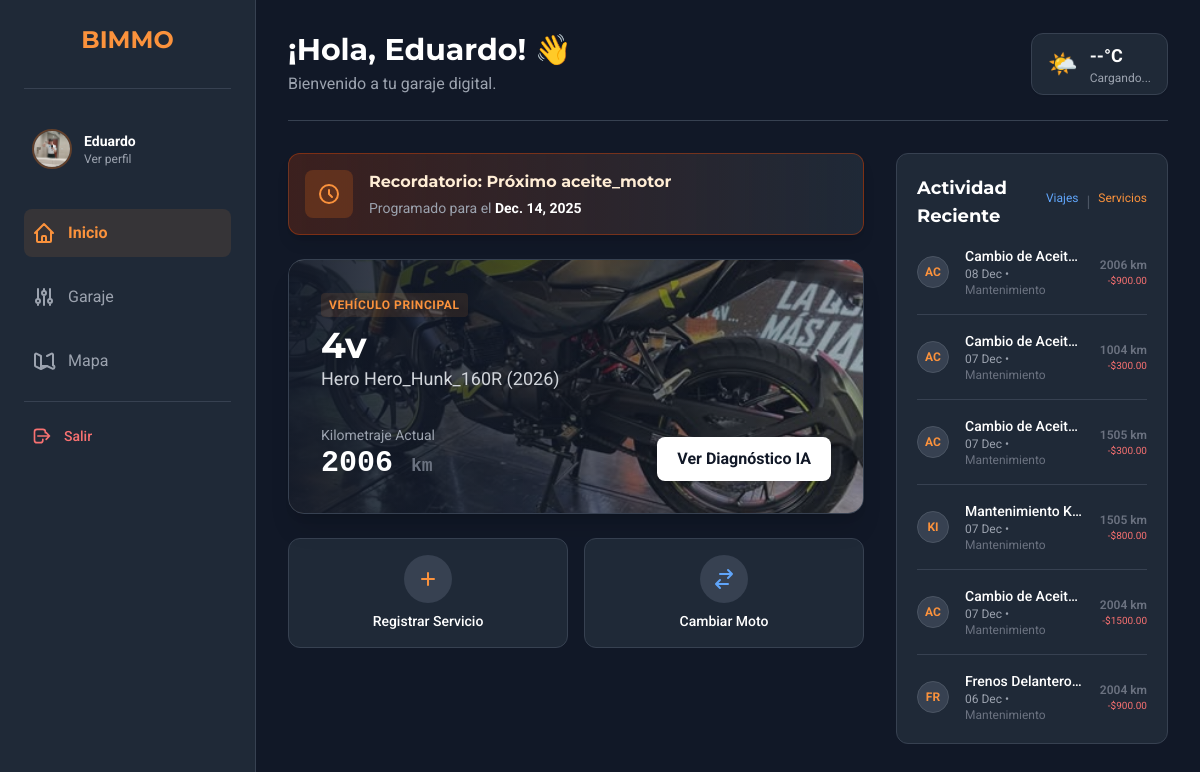
The page / (signed in) on the database as committed earlier.
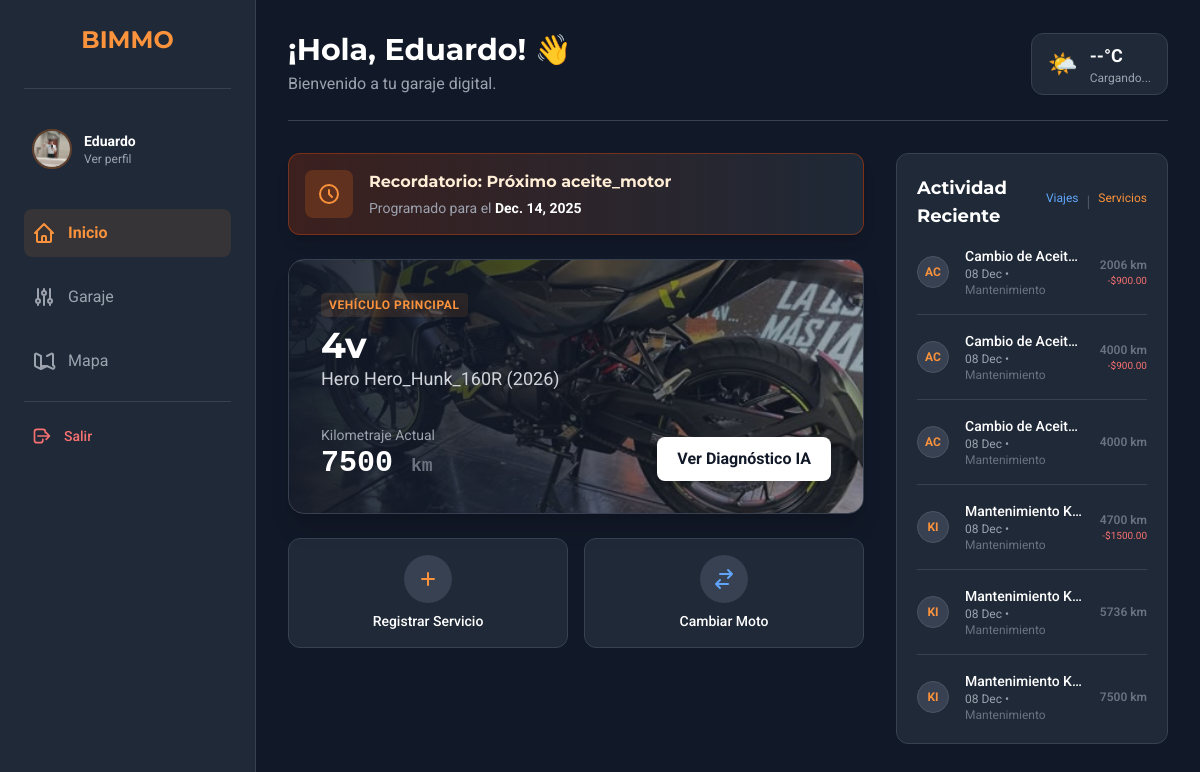
The same page on the database as committed later.
### app/models.py (models this page shows, shortened)
class MaintenanceReminder(models.Model):
    REMINDER_TYPE_CHOICES = [
        ('distance', 'Por Kilometraje'),
        ('date', 'Por Fecha'),
    ]
    motorcycle = models.ForeignKey(Motorcycle, on_delete=models.CASCADE, related_name='reminders')
    service_type = models.CharField(max_length=100, verbose_name="Servicio a Realizar") # Texto libre o vinculado a choices
    reminder_type = models.CharField(max_length=20, choices=REMINDER_TYPE_CHOICES, default='distance')
    next_service_at_mileage = models.IntegerField(null=True, blank=True, verbose_name="A los Km")
    next_service_date = models.DateField(null=True, blank=True, verbose_name="En la Fecha")
    is_active = models.BooleanField(default=True)
    created_at = models.DateTimeField(auto_now_add=True)

class Motorcycle(models.Model):
    owner = models.ForeignKey(User, on_delete=models.CASCADE, related_name='motorcycles')
    nickname = models.CharField(max_length=100, help_text="Apodo de tu moto (ej. La Furia)")
    make = models.CharField(max_length=100, verbose_name="Marca")
    model = models.CharField(max_length=100, verbose_name="Modelo")
    year = models.IntegerField(verbose_name="Año")
    plate_number = models.CharField(max_length=20, blank=True, null=True, verbose_name="Placa/Matrícula")
    mileage = models.IntegerField(default=0, verbose_name="Kilometraje Actual")
    photo = models.ImageField(upload_to='moto_photos/', default='default_motorcycle_photo.jpg', blank=True)
    is_active = models.BooleanField(default=True, help_text="Desmarcar si vendiste o diste de baja la moto")
    created_at = models.DateTimeField(auto_now_add=True)

class MaintenanceLog(models.Model):
    SERVICE_CHOICES = [
        ('aceite_motor', 'Cambio de Aceite de Motor'),
        ('filtro_aceite', 'Cambio de Filtro de Aceite'),
        ('filtro_aire', 'Limpieza/Cambio Filtro de Aire'),
        ('bujias', 'Cambio de Bujías'),
        ('kit_arrastre', 'Mantenimiento Kit de Arrastre'),
        ('frenos_delanteros', 'Frenos Delanteros (Pastillas/Líquido)'),
        ('frenos_traseros', 'Frenos Traseros (Zapatas/Pastillas)'),
        ('neumaticos', 'Cambio de Neumáticos'),
        ('bateria', 'Batería'),
        ('ajuste_valvulas', 'Ajuste de Válvulas'),
        ('suspension', 'Mantenimiento de Suspensión'),
        ('otro', 'Otro / Reparación General'),
    ]
    motorcycle = models.ForeignKey(Motorcycle, on_delete=models.CASCADE, related_name='maintenance_logs')
    service_type = models.CharField(max_length=50, choices=SERVICE_CHOICES, verbose_name="Tipo de Servicio")
    date = models.DateField(default=timezone.now, verbose_name="Fecha del Servicio")
    mileage_at_service = models.IntegerField(verbose_name="Kilometraje al momento del servicio")
    cost = models.DecimalField(max_digits=10, decimal_places=2, null=True, blank=True, verbose_name="Costo")
    notes = models.TextField(blank=True, null=True, verbose_name="Notas Adicionales")
    created_at = models.DateTimeField(auto_now_add=True)
    class Meta:
        ordering = ['-date'] # Los más recientes primero

### app/views.py (the view)
# urls.py: path('', views.index, name='index'),
def index(request):
    if 'user_id' in request.session:
        user = User.objects.get(id=request.session['user_id'])
        try:
            profile = Profile.objects.get(user=user)
        except Profile.DoesNotExist:
            profile = Profile.objects.create(user=user)
        motorcycles = Motorcycle.objects.filter(owner=user, is_active=True)
        main_moto = None
        selected_moto_id = request.session.get('selected_moto_id')
        if selected_moto_id:
            main_moto = motorcycles.filter(id=selected_moto_id).first()
        if not main_moto:
            main_moto = motorcycles.first()
            if main_moto:
                request.session['selected_moto_id'] = main_moto.id
        recent_activity = []
        maintenance_reminders = []
        if main_moto:
            m_logs = MaintenanceLog.objects.filter(motorcycle=main_moto)
            t_logs = TripLog.objects.filter(motorcycle=main_moto)
            activity_list = sorted(
                chain(m_logs, t_logs),
                key=attrgetter('date'),
                reverse=True
            )
            recent_activity = activity_list[:6]
            maintenance_reminders = MaintenanceReminder.objects.filter(motorcycle=main_moto, is_active=True)
        context = {
            'user': user,
            'profile': profile,
            'motorcycles': motorcycles,
            'main_moto': main_moto,
            'recent_activity': recent_activity,
            'maintenance_reminders': maintenance_reminders,
        }
        return render(request, 'index.html', context)
    return redirect('login')

### app/context_processors.py (called while the page is built)
def user_profile_global(request):
    context = {}
    if 'user_id' in request.session:
        try:
            user = User.objects.get(id=request.session['user_id'])
            context['user_global'] = user
            try:
                context['profile_global'] = Profile.objects.get(user=user)
            except Profile.DoesNotExist:
                context['profile_global'] = None
        except User.DoesNotExist:
            pass
    return context

### app/templates/index.html (shortened to what the changed rows need)
{% extends "base.html" %}
{% block content %}
<div class="p-4 mx-auto max-w-7xl sm:p-6 lg:p-8">
    <div class="flex flex-col md:flex-row md:items-center md:justify-between pb-6 mb-8 border-b border-gray-700 gap-4">
        <div>
            <h2 class="text-3xl font-bold text-white">¡Hola, {{ user.first_name|default:user.username }}! 👋</h2>
        </div>
    </div>
    {% if main_moto %}
    <div class="grid grid-cols-1 gap-6 lg:grid-cols-3 lg:gap-8">
        <div class="lg:col-span-2 space-y-6">
            {% if maintenance_reminders %}
                {% for reminder in maintenance_reminders %}
                <div class="maintenance-alert p-4 bg-gradient-to-r from-orange-900/40 to-gray-800 border border-orange-700/50 rounded-xl flex items-start gap-4 shadow-lg"
                     data-title="Recordatorio"
                     data-body="Tu {{ reminder.service_type }} requiere atención.">
                    <div class="p-3 bg-orange-500/20 rounded-lg text-orange-400">
                        <svg class="w-6 h-6" fill="none" stroke="currentColor" viewBox="0 0 24 24"><path stroke-linecap="round" stroke-linejoin="round" stroke-width="2" d="M12 8v4l3 3m6-3a9 9 0 11-18 0 9 9 0 0118 0z"></path></svg>
                    </div>
                    <div>
                        <h4 class="font-bold text-orange-100">Recordatorio: {{ reminder.service_type }}</h4>
                        <div class="text-sm text-gray-400 mt-1">
                            {% if reminder.reminder_type == 'distance' %}
                                {% widthratio main_moto.mileage 1 -1 as km_negativos %}
                                {% if main_moto.mileage >= reminder.next_service_at_mileage %}
                                    <span class="text-red-400 font-bold bg-red-900/20 px-2 py-0.5 rounded border border-red-500/30">¡VENCIDO!</span>
                                    <span class="block mt-1">Se pasó hace <b>{{ main_moto.mileage|add:km_negativos|stringformat:"+d"|slice:"1:" }} km</b></span>
                                {% else %}
                                    Programado a los <span class="text-white font-bold">{{ reminder.next_service_at_mileage }} km</span>
                                    <span class="block text-orange-300 mt-0.5">(Faltan <b>{{ reminder.next_service_at_mileage|add:km_negativos }} km</b>)</span>
                                {% endif %}
                            {% else %}
                                {% now "Y-m-d" as hoy_str %}
                                {% if reminder.next_service_date|date:"Y-m-d" < hoy_str %}
                                     <span class="text-red-400 font-bold">¡VENCIDO!</span> Era para el {{ reminder.next_service_date }}
                                {% else %}
                                    Programado para el <span class="text-white font-bold">{{ reminder.next_service_date }}</span>
                                {% endif %}
                            {% endif %}
                        </div>
                    </div>
                </div>
                {% endfor %}
            {% endif %}
            <div class="relative overflow-hidden bg-gray-800 rounded-2xl shadow-xl border border-gray-700 group">
                <div class="absolute inset-0 bg-gradient-to-r from-gray-900/90 via-gray-900/40 to-transparent z-10 pointer-events-none"></div>
                {% if main_moto.photo %}
                    <img src="{{ main_moto.photo.url }}" alt="{{ main_moto.model }}" class="absolute inset-0 w-full h-full object-cover opacity-60 group-hover:scale-105 transition-transform duration-700">
                {% else %}
                    <img src="https://placehold.co/800x400/111827/4b5563?text=Moto" class="absolute inset-0 w-full h-full object-cover opacity-50">
                {% endif %}
                <div class="relative z-20 p-6 sm:p-8">
                    <div class="flex justify-between items-start">
                        <div>
                            <span class="inline-block px-2 py-1 mb-2 text-xs font-bold text-orange-400 bg-orange-400/10 rounded uppercase tracking-wider">Vehículo Principal</span>
                            <h3 class="text-3xl sm:text-4xl font-bold text-white">{{ main_moto.nickname|default:main_moto.model }}</h3>
                            <p class="text-gray-300 text-lg">{{ main_moto.make }} {{ main_moto.model }} ({{ main_moto.year }})</p>
                        </div>
                    </div>
                    <div class="mt-8 flex items-end justify-between">
                        <div>
                            <p class="text-sm text-gray-400">Kilometraje Actual</p>
                            <p class="text-3xl font-bold text-white font-mono">{{ main_moto.mileage }} <span class="text-lg text-gray-500">km</span></p>
                        </div>
                        <a href="{% url 'motodetails' moto_id=main_moto.id %}" class="px-5 py-2.5 bg-white text-gray-900 font-bold rounded-lg hover:bg-gray-200 transition-colors shadow-lg">
                            Ver Diagnóstico IA
                        </a>
                    </div>
                </div>
            </div>
            <div class="grid grid-cols-2 gap-4">
                <a href="{% url 'maintenance_add' moto_id=main_moto.id %}" class="flex flex-col items-center justify-center p-4 bg-gray-800 border border-gray-700 rounded-xl hover:bg-gray-700 hover:border-orange-500/50 transition-all group">
                    <div class="p-3 bg-gray-700 rounded-full text-orange-400 group-hover:bg-orange-500 group-hover:text-white transition-colors mb-2">
                        <svg class="w-6 h-6" fill="none" stroke="currentColor" viewBox="0 0 24 24"><path stroke-linecap="round" stroke-linejoin="round" stroke-width="2" d="M12 6v6m0 0v6m0-6h6m-6 0H6"></path></svg>
                    </div>
                    <span class="font-medium text-sm">Registrar Servicio</span>
                </a>
                <button id="open-switch-modal" class="flex flex-col items-center justify-center p-4 bg-gray-800 border border-gray-700 rounded-xl hover:bg-gray-700 hover:border-blue-500/50 transition-all group">
                    <div class="p-3 bg-gray-700 rounded-full text-blue-400 group-hover:bg-blue-500 group-hover:text-white transition-colors mb-2">
                        <svg class="w-6 h-6" fill="none" stroke="currentColor" viewBox="0 0 24 24"><path stroke-linecap="round" stroke-linejoin="round" stroke-width="2" d="M8 7h12m0 0l-4-4m4 4l-4 4m0 6H4m0 0l4 4m-4-4l4-4"></path></svg>
                    </div>
                    <span class="font-medium text-sm">Cambiar Moto</span>
                </button>
            </div>
        </div>
        <div class="space-y-6">
            <div class="bg-gray-800 rounded-xl border border-gray-700 p-5 h-full">
                <div class="flex items-center justify-between mb-4">
                    <h3 class="text-lg font-bold text-white">Actividad Reciente</h3>
                    <div class="flex gap-2">
                        <a href="{% url 'map' %}" class="text-xs text-blue-400 hover:underline">Viajes</a>
                        <span class="text-gray-600">|</span>
                        <a href="{% url 'motodetails' moto_id=main_moto.id %}" class="text-xs text-orange-400 hover:underline">Servicios</a>
                    </div>
                </div>
                {% if recent_activity %}
                <div class="flow-root">
                    <ul role="list" class="-my-4 divide-y divide-gray-700">
                        {% for item in recent_activity %}
                        <li class="py-4">
                            {% if item.service_type %}
                            <div class="flex items-center space-x-4">
                                <div class="flex-shrink-0">
                                    <span class="inline-flex items-center justify-center h-8 w-8 rounded-full bg-gray-700 border border-gray-600">
                                        <span class="text-xs font-bold text-orange-400">{{ item.service_type|slice:":2"|upper }}</span>
                                    </span>
                                </div>
                                <div class="flex-1 min-w-0">
                                    <p class="text-sm font-medium text-white truncate">{{ item.get_service_type_display }}</p>
                                    <p class="text-xs text-gray-400">{{ item.date|date:"d M" }} • <span class="text-gray-500">Mantenimiento</span></p>
                                </div>
                                <div class="inline-flex flex-col items-end">
                                    <span class="text-xs font-semibold text-gray-500">{{ item.mileage_at_service }} km</span>
                                    {% if item.cost %}<span class="text-[10px] text-red-400">-${{ item.cost }}</span>{% endif %}
                                </div>
                            </div>
                            {% endif %}
                        </li>
                        {% endfor %}
                    </ul>
                </div>
                {% else %}
                    <div class="text-center py-8">
                        <p class="text-gray-500 text-sm">No hay actividad reciente.</p>
                        <p class="text-xs text-gray-600 mt-1">Registra servicios o viajes para verlos aquí.</p>
                    </div>
                {% endif %}
            </div>
        </div>
    </div>
    {% endif %}
</div>
{% endblock %}

Rows that differ between the two databases and show on the page:
no longer on this page (row unchanged): MaintenanceLog: service_type "AC", service_type "Cambio de Aceit…", date "07 Dec", mileage_at_service "1004", cost "300.00"
no longer on this page (row unchanged): MaintenanceLog: service_type "AC", service_type "Cambio de Aceit…", date "07 Dec", mileage_at_service "1505", cost "300.00"
no longer on this page (row unchanged): MaintenanceLog: service_type "KI", service_type "Mantenimiento K…", date "07 Dec", mileage_at_service "1505", cost "800.00"
no longer on this page (row unchanged): MaintenanceLog: service_type "AC", service_type "Cambio de Aceit…", date "07 Dec", mileage_at_service "2004", cost "1500.00"
no longer on this page (row unchanged): MaintenanceLog: service_type "FR", service_type "Frenos Delantero…", date "06 Dec", mileage_at_service "2004", cost "900.00"
changed Motorcycle "Hero": mileage "2006" → "7500"
added MaintenanceLog: service_type "AC", service_type "Cambio de Aceit…", date "08 Dec", mileage_at_service "4000", cost "900.00"
added MaintenanceLog: service_type "AC", service_type "Cambio de Aceit…", date "08 Dec", mileage_at_service "4000"
added MaintenanceLog: service_type "KI", service_type "Mantenimiento K…", date "08 Dec", mileage_at_service "4700", cost "1500.00"
added MaintenanceLog: service_type "KI", service_type "Mantenimiento K…", date "08 Dec", mileage_at_service "5736"
added MaintenanceLog: service_type "KI", service_type "Mantenimiento K…", date "08 Dec", mileage_at_service "7500"
